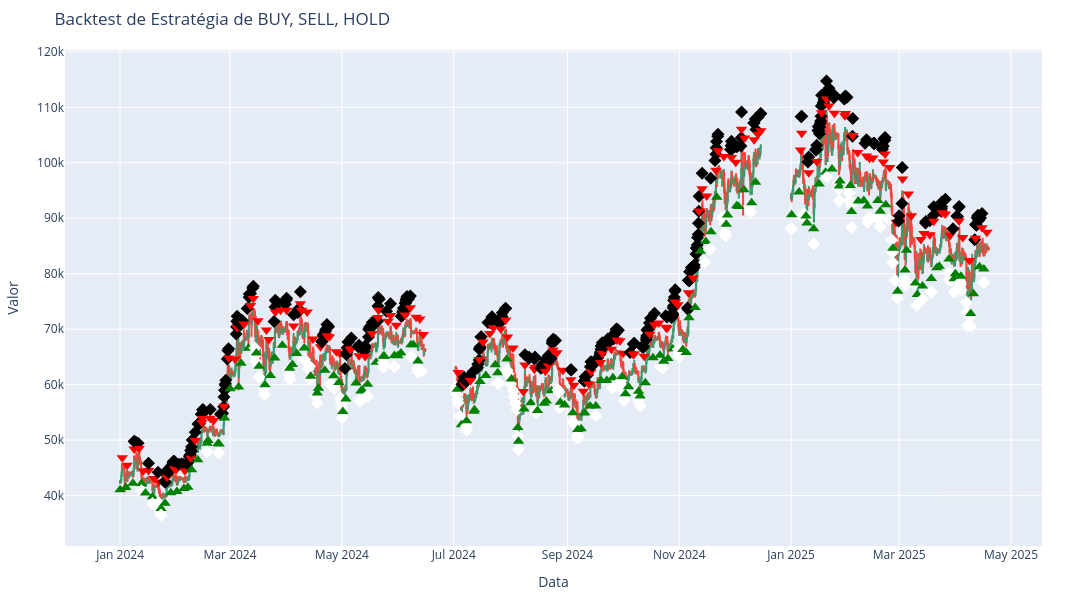

The notebook cell saved with this chart:
### Code cell
# Dados de exemplo
#close_price_list = cryptos_df['Close'].values
#labels = labelling_method(close_price_list, 60)
label_data = dataGen_inference.label_data(close_prices=cryptos_df['Close'], window= 17)

labels=[("BUY" if np.allclose(label, [0, 1, 0]) else "SELL" if np.allclose(label, [0, 0, 1]) else "HOLD") 
        for label in label_data]# Realizar o backtest

cryptos_df['label_data'] = labels

print('labeling method ',np.unique(labels, return_counts=True))
print('Predicted ',np.unique(cryptos_df['pred_signals'], return_counts=True))

# Realizar o backtest

signals=[trade[label] for label in np.argmax(label_pred[:],axis=1)]
signals=signals[data_idx:]

# Gráfico do desempenho
import plotly.graph_objects as go

#fig = go.Figure()

fig = go.Figure(data=[go.Candlestick(x=cryptos_df['Date'],
                open=cryptos_df['Open'],
                high=cryptos_df['High'],
                low=cryptos_df['Low'],
                close=cryptos_df['Close'],
                name='Candlestick')])


# Configuração do layout
fig.update_layout(
    title="Backtest de Estratégia de BUY, SELL, HOLD",
    xaxis_title="Data",
    yaxis_title="Valor",
    showlegend=False,
    width=1700,
    height=600,
    margin=dict(l=50, r=50, t=50, b=50)  # Margem esquerda, direita, superior e inferior
)


# Adiciona os marcadores BUY, SELL e HOLD
for i, label in enumerate(labels):

    if label == "BUY":
        fig.add_trace(go.Scatter(
            x=[cryptos_df['Date'].iloc[i]],
            y=[cryptos_df['Close'].iloc[i]- 0.03*cryptos_df['Close'].iloc[i]] ,
            mode='markers',
            marker=dict(color='green', size=10, symbol='triangle-up'),
            name='BUY'
        ))
    elif label == "SELL":
        fig.add_trace(go.Scatter(
            x=[cryptos_df['Date'].iloc[i]],
            y=[cryptos_df['Close'].iloc[i]+ 0.03*cryptos_df['Close'].iloc[i]],
            mode='markers',
            marker=dict(color='red', size=10, symbol='triangle-down'),
            name='SELL'
        ))
    
    if cryptos_df['pred_signals'].iloc[i] == "Buy":
        fig.add_trace(go.Scatter(
            x=[cryptos_df['Date'].iloc[i]],
            y=[cryptos_df['Close'].iloc[i]- 0.06*cryptos_df['Close'].iloc[i]] ,
            mode='markers',
            marker=dict(color='white', size=10, symbol='diamond'),
            name='pred BUY'
        ))
    elif cryptos_df['pred_signals'].iloc[i] == "Sell":
        fig.add_trace(go.Scatter(
            x=[cryptos_df['Date'].iloc[i]],
            y=[cryptos_df['Close'].iloc[i]+ 0.06*cryptos_df['Close'].iloc[i]],
            mode='markers',
            marker=dict(color='black', size=10, symbol='diamond'),
            name='pred SELL'
        ))
        
fig.update_layout(xaxis_rangeslider_visible=False)
fig.show()
